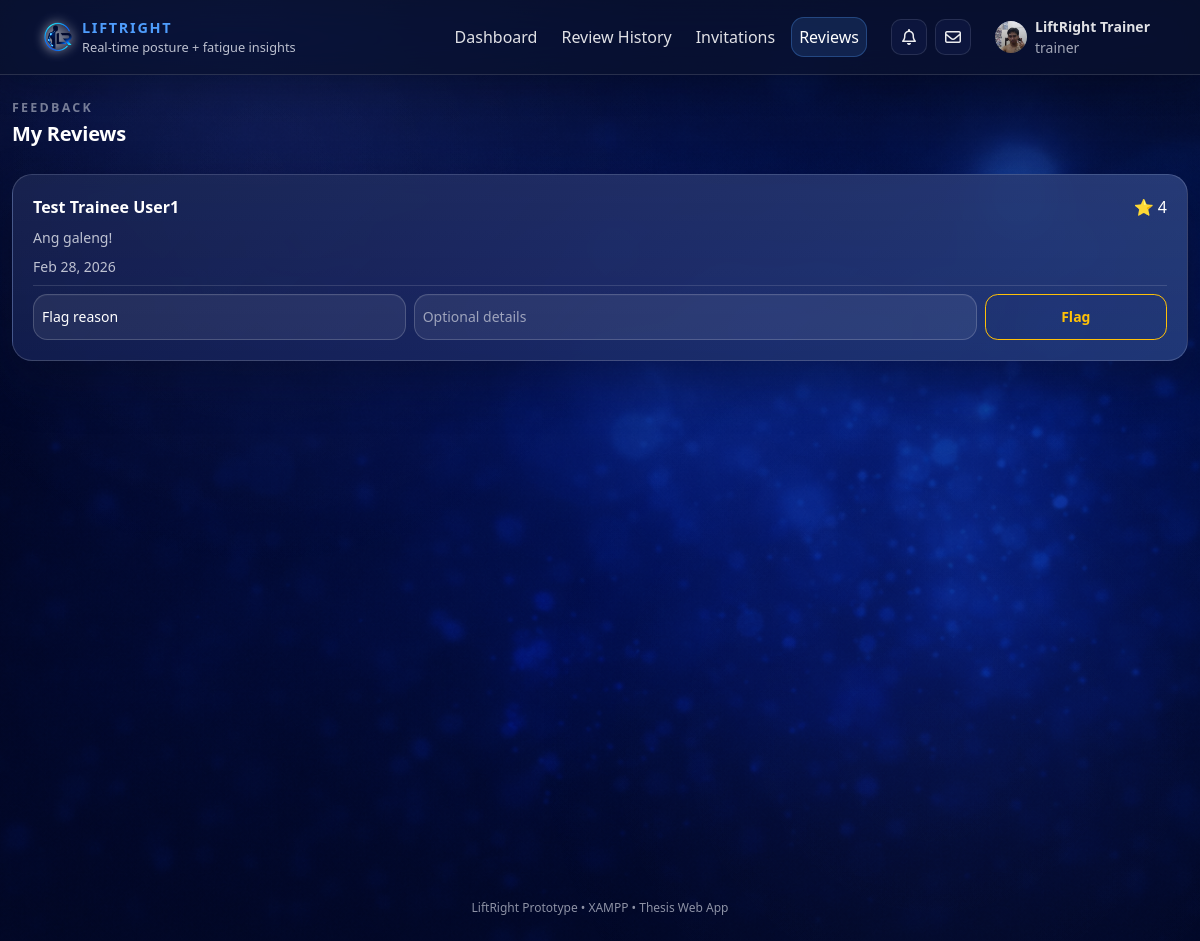
/web/coach/reviews.php (signed in), run on the app's committed database.
### tables this page shows
CREATE TABLE `users` (
  `user_id` int NOT NULL,
  `full_name` varchar(120) NOT NULL,
  `email` varchar(190) NOT NULL,
  `password_hash` varchar(255) NOT NULL,
  `role` enum('user','trainer','admin') NOT NULL DEFAULT 'user',
  `age` int DEFAULT NULL,
  `birthdate` date DEFAULT NULL,
  `gender` enum('male','female','other','prefer_not_to_say') DEFAULT NULL,
  `bio` text,
  `profile_photo` varchar(255) DEFAULT NULL,
  `qualification` varchar(190) DEFAULT NULL,
  `years_experience` tinyint UNSIGNED DEFAULT NULL,
  `specializations` json DEFAULT NULL,
  `accepting_trainees` tinyint(1) NOT NULL DEFAULT '1',
  `created_at` timestamp NOT NULL DEFAULT CURRENT_TIMESTAMP,
  `last_login` timestamp NULL DEFAULT NULL,
  `trainer_id` int DEFAULT NULL,
  `account_status` enum('pending','approved','rejected','suspended') NOT NULL DEFAULT 'pending',
  `twofa_enabled` tinyint(1) NOT NULL DEFAULT '1',
  `failed_login_attempts` int NOT NULL DEFAULT '0',
  `lock_until` datetime DEFAULT NULL,
  `last_failed_login` timestamp NULL DEFAULT NULL,
  `email_verified_at` datetime DEFAULT NULL,
  `theme` varchar(30) NOT NULL DEFAULT 'default'
);

CREATE TABLE `trainer_reviews` (
  `review_id` bigint NOT NULL,
  `trainer_id` int NOT NULL,
  `trainee_id` int NOT NULL,
  `rating` tinyint NOT NULL,
  `review_text` text,
  `status` enum('pending','approved','rejected') NOT NULL DEFAULT 'approved',
  `created_at` timestamp NOT NULL DEFAULT CURRENT_TIMESTAMP,
  `updated_at` timestamp NULL DEFAULT NULL ON UPDATE CURRENT_TIMESTAMP
);

### web/config/config.php (called while the page is built, shortened)
<?php
$BASE_URL = "/liftright/web";
function h(string $s): string {
  return htmlspecialchars($s, ENT_QUOTES, 'UTF-8');
}

### web/coach/reviews.php (the view, shortened to what this page needs)
<?php
require_once __DIR__ . '/../config/config.php';
$trainer_id = (int)$_SESSION['user_id'];
$stmt = $mysqli->prepare("
  SELECT r.review_id, r.rating, r.review_text, r.created_at,
         u.full_name AS trainee_name
  FROM trainer_reviews r
  JOIN users u ON u.user_id = r.trainee_id
  WHERE r.trainer_id = ?
    AND r.status = 'approved'
  ORDER BY r.created_at DESC
");
$stmt->bind_param("i", $trainer_id);
$stmt->execute();
$reviews = $stmt->get_result()->fetch_all(MYSQLI_ASSOC);
require __DIR__ . '/../includes/head.php';
?>
<body>
<?php require __DIR__ . '/../includes/navbar.php'; ?>
<div class="lr-page-wrapper">
<div class="container lr-main-container py-4">
<div class="row mb-4">
  <div class="col-md-8">
    <div class="lr-section-title mb-1">Feedback</div>
    <h1 class="lr-section-heading mb-1">My Reviews</h1>
  </div>
</div>
<?php if (!$reviews): ?>
  <div class="alert alert-info">No reviews yet.</div>
<?php else: ?>
<?php foreach ($reviews as $r): ?>
<div class="lr-card mb-3">
  <div class="lr-card-body">
    <div class="d-flex justify-content-between mb-2">
      <div>
        <strong><?= htmlspecialchars($r['trainee_name']) ?></strong>
      </div>
      <div>
        ⭐ <?= (int)$r['rating'] ?>
      </div>
    </div>
    <div class="lr-stat-subtext mb-2">
      <?= nl2br(htmlspecialchars($r['review_text'])) ?>
    </div>
    <div class="small text-secondary mb-2">
      <?= date("M d, Y", strtotime($r['created_at'])) ?>
    </div>
    <form method="post" class="border-top pt-2 mt-2">
      <div class="row g-2">
        <div class="col-md-4">
          <select name="reason" class="form-select form-select-sm" required>
            <option value="">Flag reason</option>
          </select>
        </div>
        <div class="col-md-6">
          <input type="text" name="details"
                 class="form-control form-control-sm"
                 placeholder="Optional details">
        </div>
        <div class="col-md-2 d-grid">
          <button class="btn btn-outline-warning btn-sm">Flag</button>
        </div>
      </div>
    </form>
  </div>
</div>
<?php endforeach; ?>
<?php endif; ?>
</div>
</div>
<?php require __DIR__ . '/../includes/footer.php'; ?>

### web/includes/navbar.php (shortened to what this page needs)
<?php
global $BASE_URL;
global $mysqli;
$role = $_SESSION['role'] ?? null;
$full_name = $_SESSION['full_name'] ?? null;
$user_id = (int)($_SESSION['user_id'] ?? 0);
$profile_photo = null;
if ($user_id > 0 && isset($mysqli) && $mysqli instanceof mysqli) {
  $stmt = $mysqli->prepare("SELECT profile_photo FROM users WHERE user_id = ? LIMIT 1");
  $stmt->bind_param("i", $user_id);
  $stmt->execute();
  $row = $stmt->get_result()->fetch_assoc();
  if ($row && !empty($row['profile_photo'])) {
    $profile_photo = (string)$row['profile_photo'];
  }
}
$currentPath = parse_url($_SERVER['REQUEST_URI'] ?? '', PHP_URL_PATH) ?: '';
function nav_active(string $needle, string $currentPath): string {
  return str_contains($currentPath, $needle) ? ' active' : '';
}
?>
<nav class="navbar navbar-expand-lg fixed-top liftright-navbar">
  <div class="container">
    <a class="navbar-brand d-flex align-items-center gap-2" href="<?= $BASE_URL ?>/index.php">
      <img src="<?= $BASE_URL ?>/assets/images/logo/liftright-logo.png"
            alt="LiftRight Logo"
            class="lr-logo">
      <div class="d-flex flex-column">
        <span class="brand-accent">LiftRight</span>
        <span class="brand-subtitle">Real-time posture + fatigue insights</span>
      </div>
    </a>
    <div class="collapse navbar-collapse" id="lrNav">
      <ul class="navbar-nav ms-auto align-items-lg-center gap-lg-2">
        <?php if (!$role): ?>
          <li class="nav-item"><a class="nav-link" href="<?= $BASE_URL ?>/login.php">Login</a></li>
          <li class="nav-item"><a class="btn btn-primary btn-sm" href="<?= $BASE_URL ?>/register.php">Create account</a></li>
        <?php else: ?>
          <?php if ($role === 'user'): ?>
            <li class="nav-item"><a class="nav-link<?= nav_active('/trainee/dashboard.php', $currentPath) ?>" href="<?= $BASE_URL ?>/trainee/dashboard.php">Dashboard</a></li>
            <li class="nav-item"><a class="nav-link<?= nav_active('/trainee/sessions.php', $currentPath) || nav_active('/trainee/session-view.php', $currentPath) ? ' active' : '' ?>" href="<?= $BASE_URL ?>/trainee/sessions.php">Sessions</a></li>
            <li class="nav-item"><a class="nav-link<?= nav_active('/trainee/assign-trainer.php', $currentPath) ? ' active' : '' ?>" href="<?= $BASE_URL ?>/trainee/assign-trainer.php">Assign Trainer</a></li>
            <li class="nav-item">
              <a class="nav-link<?= nav_active('/trainee/trainer-info.php', $currentPath) ? ' active' : '' ?>" href="<?= $BASE_URL ?>/trainee/trainer-info.php">
                Trainer Info
              </a>
            </li>
          <?php elseif ($role === 'trainer'): ?>
            <li class="nav-item"><a class="nav-link<?= nav_active('/coach/dashboard.php', $currentPath) ? ' active' : '' ?>" href="<?= $BASE_URL ?>/coach/dashboard.php">Dashboard</a></li>
            <li class="nav-item"><a class="nav-link<?= nav_active('/coach/review-history.php', $currentPath) || nav_active('/coach/review-session.php', $currentPath) ? ' active' : '' ?>" href="<?= $BASE_URL ?>/coach/review-history.php">Review History</a></li>
            <li class="nav-item">
              <a class="nav-link d-flex align-items-center gap-2<?= nav_active('/coach/invitations.php', $currentPath) ? ' active' : '' ?>" href="<?= $BASE_URL ?>/coach/invitations.php">
                Invitations
              </a>
            </li>
            <li class="nav-item">
              <a class="nav-link<?= nav_active('/coach/reviews.php', $currentPath) ? ' active' : '' ?>" href="<?= $BASE_URL ?>/coach/reviews.php">
                Reviews
              </a>
            </li>
          <?php endif; ?>
          <li class="nav-item d-flex align-items-center gap-2 ms-lg-3">
            <div class="dropdown">
              <button class="lr-icon-btn" type="button"
                      data-bs-toggle="dropdown" data-bs-auto-close="outside"
                      aria-expanded="false" aria-label="Notifications">
                <i class="fa-regular fa-bell"></i>
              </button>
            </div>
            <div class="dropdown">
              <button class="lr-icon-btn" type="button"
                      data-bs-toggle="dropdown" data-bs-auto-close="outside"
                      aria-expanded="false" aria-label="Messages">
                <i class="fa-regular fa-envelope"></i>
              </button>
            </div>
          </li>
          <li class="nav-item dropdown ms-lg-2">
            <a class="nav-link d-flex align-items-center gap-2"
               href="#"
               role="button"
               data-bs-toggle="dropdown"
               aria-expanded="false">
              <?php
                $avatarSrc = '';
                if (!empty($profile_photo)) {
                  $avatarSrc = $BASE_URL . '/' . ltrim((string)$profile_photo, '/');
                }
              ?>
              <div class="avatar-circle" style="overflow:hidden; display:flex; align-items:center; justify-content:center;">
                <?php if ($avatarSrc): ?>
                  <img src="<?= h($avatarSrc) ?>" alt="Profile photo"
                      style="width:100%;height:100%;object-fit:cover;display:block;">
                <?php else: ?>
                  <?= h(initials((string)$full_name)) ?>
                <?php endif; ?>
              </div>
              <div class="d-none d-lg-block small">
                <div class="fw-semibold"><?= h((string)$full_name) ?></div>
                <div class="text-secondary" style="opacity:.85;"><?= h((string)$role) ?></div>
              </div>
            </a>
          </li>
        <?php endif; ?>
      </ul>
    </div>
  </div>
</nav>

### data on the page
users: profile_photo (picture)
trainer_reviews: users.full_name "Test Trainee User1", rating "4", review_text "Ang galeng!", created_at "Feb 28, 2026"

### other printed values
$full_name "LiftRight Trainer"
$role "trainer"
